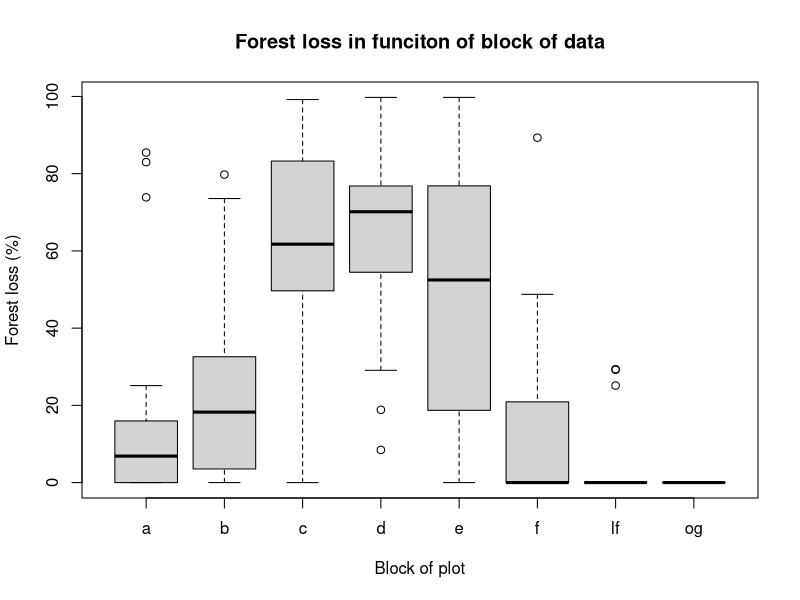

R code for this plot:
## ---- chunk 1
knitr::opts_chunk$set(echo = TRUE, eval = FALSE)
## ---- chunk 2
plot_data         = read.csv("data/doi_10.5061_dryad.f77p7__v1/PlotData.csv",
                             na.strings = c("NA", "na"),
                             stringsAsFactors = TRUE)
plot_species_data = read.csv("data/doi_10.5061_dryad.f77p7__v1/PlotSpeciesData.csv")
species_traits    = read.csv("data/doi_10.5061_dryad.f77p7__v1/SpeciesTraitData.csv",
                             na.strings = c("NA", "na"), stringsAsFactors = TRUE)
## ---- chunk 3
str(plot_data)
summary(plot_data)

str(plot_species_data[, 1:5])
summary(head(plot_species_data)[,1:5])
dim(plot_species_data)

# Transform one column for further analyzed
species_traits$seed = ordered(species_traits$seed)
str(species_traits)
summary(species_traits)
## ---- chunk 4
boxplot(forestloss17 ~ block, data = plot_data,
        xlab = "Block of plot", ylab = "Forest loss (%)",
        main = "Forest loss in funciton of block of data")
